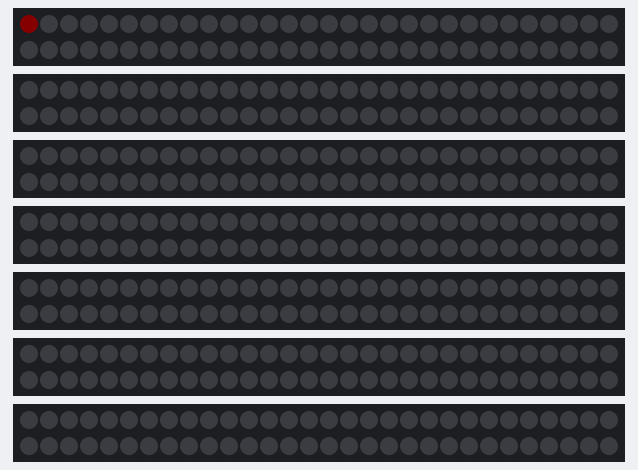
This program was run on a simulated Teensy 3. On the bench: 7 × 60 RGB LEDs in strip order, left to right, continuing on the next row. Dim RGB values are drawn brighter than linear.

Above: at 0.16 s.
At 5.38 s:
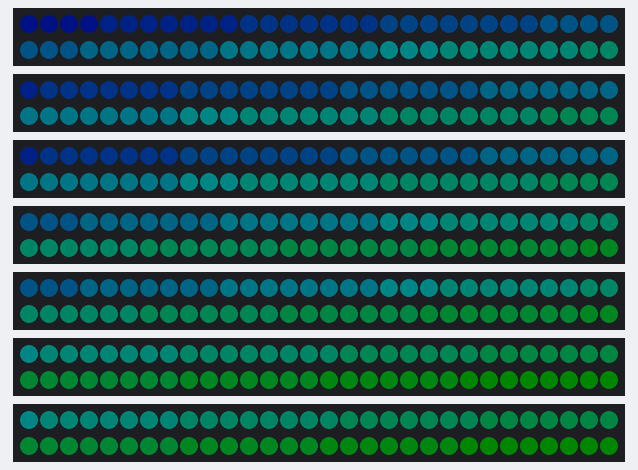
At 10.3 s:
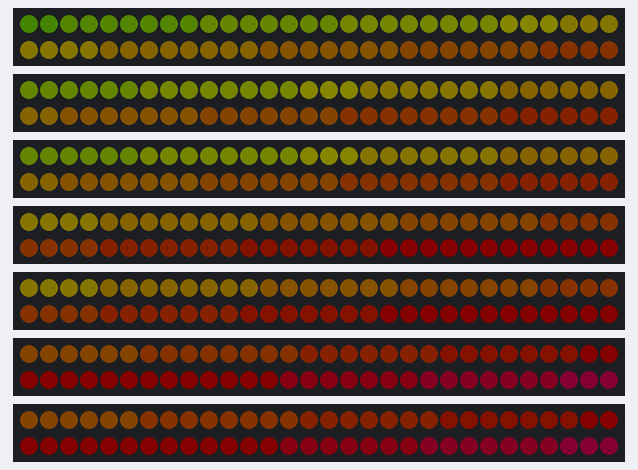
At 20.13 s:
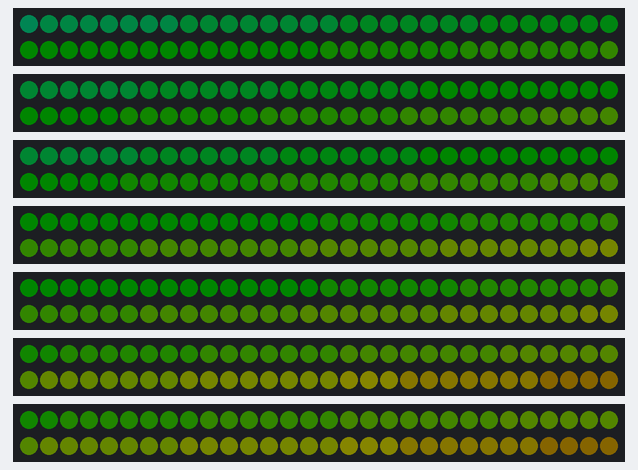
At 29.04 s:
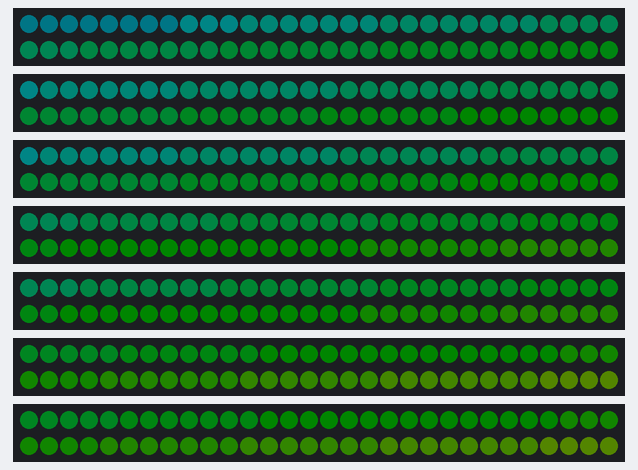
At 39.8 s:
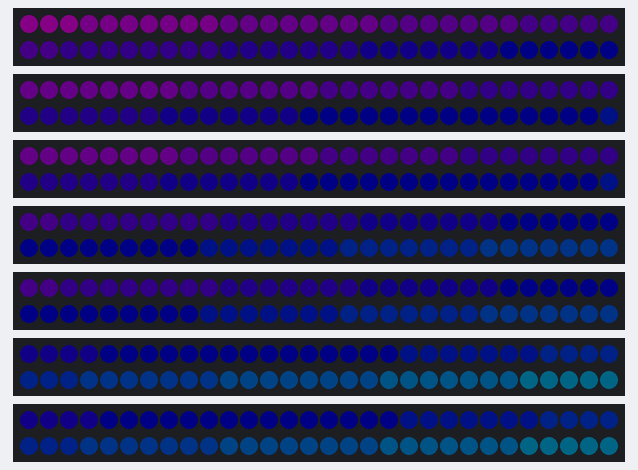

The program:

main.cpp
```cpp
/* This example shows how to display a moving rainbow pattern on
 * an APA102-based LED strip. */

/* By default, the APA102 library uses pinMode and digitalWrite
 * to write to the LEDs, which works on all Arduino-compatible
 * boards but might be slow.  If you have a board supported by
 * the FastGPIO library and want faster LED updates, then install
 * the FastGPIO library and uncomment the next two lines: */
// #include <FastGPIO.h>
// #define APA102_USE_FAST_GPIO

#include <APA102.h>

// Function Definitions
rgb_color hsvToRgb(uint16_t h, uint8_t s, uint8_t v);
void shiftLEDArray(rgb_color ledArray[], uint16_t size);

// Define which pins to use.
const uint8_t trunkDataPin = 5;
const uint8_t branch1LeftDataPin = 6;
const uint8_t branch1RightDataPin = 7;
const uint8_t branch2LeftDataPin = 8;
const uint8_t branch2RightDataPin = 9;
const uint8_t branch3LeftDataPin = 10;
const uint8_t branch3RightDataPin = 11;
const uint8_t clockPin = 12;

// Create an object for writing to the LED strip.
APA102<trunkDataPin, clockPin> trunkStrip;
APA102<branch1LeftDataPin, clockPin> branch1LeftStrip;
APA102<branch1RightDataPin, clockPin> branch1RightStrip;
APA102<branch2LeftDataPin, clockPin> branch2LeftStrip;
APA102<branch2RightDataPin, clockPin> branch2RightStrip;
APA102<branch3LeftDataPin, clockPin> branch3LeftStrip;
APA102<branch3RightDataPin, clockPin> branch3RightStrip;

// Set the number of LEDs to control.
const uint16_t trunkLEDCount = 60;
const uint16_t branch1LeftLEDCount = 60;
const uint16_t branch1RightLEDCount = 60;
const uint16_t branch2LeftLEDCount = 60;
const uint16_t branch2RightLEDCount = 60;
const uint16_t branch3LeftLEDCount = 60;
const uint16_t branch3RightLEDCount = 60;

// Set the brightness to use (the maximum is 31).
const uint8_t brightness = 1;

// Create a buffer for holding the colors (3 bytes per color).
rgb_color trunkColors[trunkLEDCount] = { rgb_color(0, 0, 0) };
rgb_color branch1LeftColors[branch1LeftLEDCount] = { rgb_color(0, 0, 0) };
rgb_color branch1RightColors[branch1RightLEDCount] = { rgb_color(0, 0, 0) };
rgb_color branch2LeftColors[branch2LeftLEDCount] = { rgb_color(0, 0, 0) };
rgb_color branch2RightColors[branch2RightLEDCount] = { rgb_color(0, 0, 0) };
rgb_color branch3LeftColors[branch3LeftLEDCount] = { rgb_color(0, 0, 0) };
rgb_color branch3RightColors[branch3RightLEDCount] = { rgb_color(0, 0, 0) };

uint16_t hue = 0;

void setup() {
}

void loop() {
	// Trunk Update
	shiftLEDArray(trunkColors, trunkLEDCount);

	trunkColors[0] = hsvToRgb(hue++, 255, 255);

	// Branch 1 Update
	shiftLEDArray(branch1LeftColors, branch1LeftLEDCount);
	shiftLEDArray(branch1RightColors, branch1RightLEDCount);

	branch1LeftColors[0] = branch1RightColors[0] = trunkColors[10];

	// Branch 2 Update
	shiftLEDArray(branch2LeftColors, branch2LeftLEDCount);
	shiftLEDArray(branch2RightColors, branch2RightLEDCount);

	branch2LeftColors[0] = branch2RightColors[0] = trunkColors[30];

	// Branch 3 Update
	shiftLEDArray(branch3LeftColors, branch3LeftLEDCount);
	shiftLEDArray(branch3RightColors, branch3RightLEDCount);

	branch3LeftColors[0] = branch3RightColors[0] = trunkColors[50];

	if (hue == 360) {
		hue = 0;
	}

	trunkStrip.write(trunkColors, trunkLEDCount, brightness);
	branch1LeftStrip.write(branch1LeftColors, branch1LeftLEDCount, brightness);
	branch1RightStrip.write(branch1RightColors, branch1RightLEDCount, brightness);
	branch2LeftStrip.write(branch2LeftColors, branch2LeftLEDCount, brightness);
	branch2RightStrip.write(branch2RightColors, branch2RightLEDCount, brightness);
	branch3LeftStrip.write(branch3LeftColors, branch3LeftLEDCount, brightness);
	branch3RightStrip.write(branch3RightColors, branch3RightLEDCount, brightness);

	delay(10);
}

/* Converts a color from HSV to RGB.
 * h is hue, as a number between 0 and 360.
 * s is the saturation, as a number between 0 and 255.
 * v is the value, as a number between 0 and 255. */
 rgb_color hsvToRgb(uint16_t h, uint8_t s, uint8_t v) {
    uint8_t f = (h % 60) * 255 / 60;
    uint8_t p = (255 - s) * (uint16_t)v / 255;
    uint8_t q = (255 - f * (uint16_t)s / 255) * (uint16_t)v / 255;
    uint8_t t = (255 - (255 - f) * (uint16_t)s / 255) * (uint16_t)v / 255;
    uint8_t r = 0, g = 0, b = 0;
    switch((h / 60) % 6){
        case 0: r = v; g = t; b = p; break;
        case 1: r = q; g = v; b = p; break;
        case 2: r = p; g = v; b = t; break;
        case 3: r = p; g = q; b = v; break;
        case 4: r = t; g = p; b = v; break;
        case 5: r = v; g = p; b = q; break;
    }
    return rgb_color(r, g, b);
}

void shiftLEDArray(rgb_color ledArray[], uint16_t size) {
	for (uint16_t index = size - 1; index > 0; index--) {
		ledArray[index] = ledArray[index - 1];
	}
}
```
